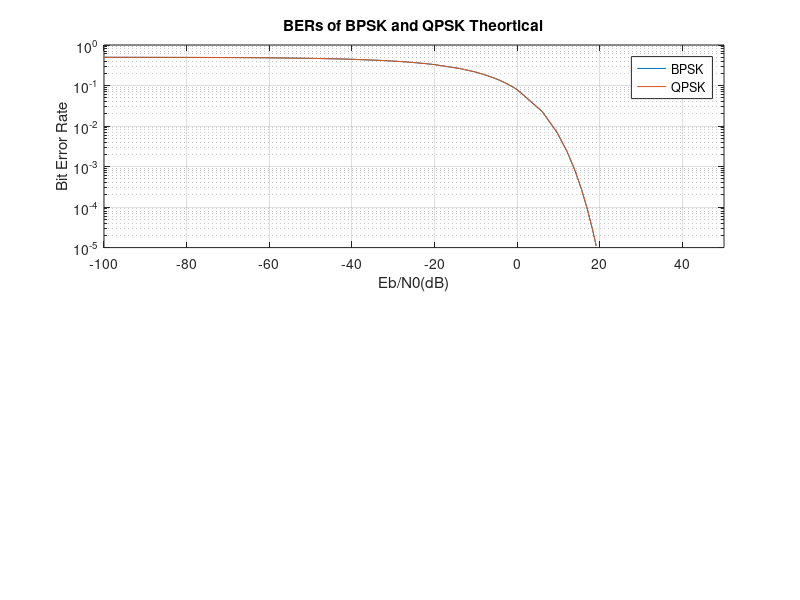

This chart was generated by the following MATLAB code: (Note: this script raises an error after producing the figure.)
%% BERs plots for BPSK and QPSK both theortical and through simulations

clear
clc

N0=10;
Eb=[];
x=0.0001;
Eb=[Eb x];
for i=1:1:5 %generating a vector of Eb values ranging from 0.0001 to 
    x=x*10;
    for j=1:1:9
        Eb=[Eb j*x];
    end
end

%% BER Theortical

dmin_BPSK=2*sqrt(Eb); % minimum distance between any two points in the constellationof BPSK  
dmin_QPSK=2*sqrt(Eb); % minimum distance between any two points in the constellationof QPSK

y=dmin_BPSK/(2*sqrt(N0));
BER_BPSK=0.5*erfc(y); % calculate the BER using the error function 
y=dmin_QPSK/(2*sqrt(N0));
BER_QPSK=0.5*erfc(y);

subplot(2,1,1)
semilogy(20*log10(Eb/N0),BER_BPSK)
hold on 
semilogy(20*log10(Eb/N0),BER_QPSK)
title('BERs of BPSK and QPSK Theortical')
xlabel('Eb/N0(dB)')
ylabel('Bit Error Rate')
legend('BPSK','QPSK')
grid on 
xlim([-100 50])
%% BER through Simulation 

BER_BPSK_sim=[];
BER_QPSK_sim=[];

for i =1:1:length(Eb) % run the BPSK modulation for different valus of Eb/N0
    b=BPSK_mode(N0,Eb(i));
    BER_BPSK_sim = [BER_BPSK_sim b];
end

subplot(2,1,2)
semilogy(20*log10(Eb/N0),BER_BPSK_sim)
hold on 

for i =1:1:length(Eb)% run the QPSK modulation for different valus of Eb/N0
    b=QPSK_mode(N0,Eb(i));
    BER_QPSK_sim=[BER_QPSK_sim b];
end

semilogy(20*log10(Eb/N0),BER_QPSK_sim)

title('BERs of BPSK and QPSK Simulation')
xlabel('Eb/N0(dB)')
ylabel('Bit Error Rate')
legend('BPSK','QPSK')
grid on 
xlim([-100 50])

